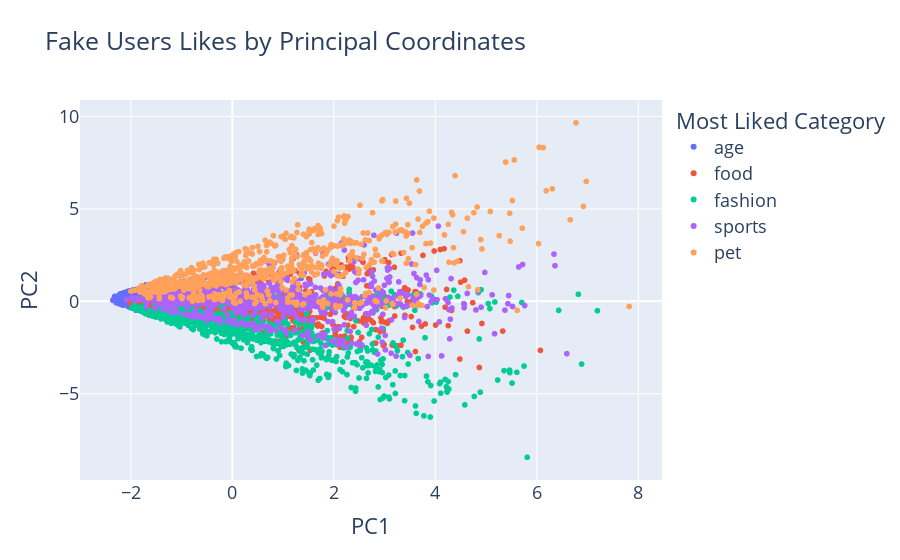

Notebook cell for this chart:
### Code cell
import pandas as pd
import numpy as np
import plotly.express as px
from sklearn.preprocessing import StandardScaler
from sklearn.cluster import KMeans
from sklearn.decomposition import PCA

df2 = df.drop(['age', 'age_group', 'Top Likes', 'sports', 'fashion', 'food', 'pet'], axis = 1)
scaler = StandardScaler()
df3 = scaler.fit_transform(df2)
pca = PCA(n_components=22)
components = pca.fit_transform(df3)

fig = px.scatter(components, x=0, y=1, color=df['Top Likes'],
                title="Fake Users Likes by Principal Coordinates")

fig.update_layout(
    xaxis_title="PC1",
    yaxis_title="PC2",
    legend_title="Most Liked Category",
    font=dict(
        size=18
    )
)
fig.show()

### Figure 1 — Plotly figure (JSON) as saved in the notebook; plotly's stock layout.template omitted (floating-point values rounded to 4 significant figures; data arrays with more than 128 entries replaced by an {"elided": "..."} marker saying what was removed)
{"data": [{"hovertemplate": "color=age<br>0=%{x}<br>1=%{y}<extra></extra>", "legendgroup": "age", "marker": {"color": "#636efa", "symbol": "circle"}, "mode": "markers", "name": "age", "showlegend": true, "type": "scattergl", "x": {"elided": "1443 float values"}, "xaxis": "x", "y": {"elided": "1443 float values"}, "yaxis": "y"}, {"hovertemplate": "color=food<br>0=%{x}<br>1=%{y}<extra></extra>", "legendgroup": "food", "marker": {"color": "#EF553B", "symbol": "circle"}, "mode": "markers", "name": "food", "showlegend": true, "type": "scattergl", "x": {"elided": "788 float values"}, "xaxis": "x", "y": {"elided": "788 float values"}, "yaxis": "y"}, {"hovertemplate": "color=fashion<br>0=%{x}<br>1=%{y}<extra></extra>", "legendgroup": "fashion", "marker": {"color": "#00cc96", "symbol": "circle"}, "mode": "markers", "name": "fashion", "showlegend": true, "type": "scattergl", "x": {"elided": "894 float values"}, "xaxis": "x", "y": {"elided": "894 float values"}, "yaxis": "y"}, {"hovertemplate": "color=sports<br>0=%{x}<br>1=%{y}<extra></extra>", "legendgroup": "sports", "marker": {"color": "#ab63fa", "symbol": "circle"}, "mode": "markers", "name": "sports", "showlegend": true, "type": "scattergl", "x": {"elided": "1017 float values"}, "xaxis": "x", "y": {"elided": "1017 float values"}, "yaxis": "y"}, {"hovertemplate": "color=pet<br>0=%{x}<br>1=%{y}<extra></extra>", "legendgroup": "pet", "marker": {"color": "#FFA15A", "symbol": "circle"}, "mode": "markers", "name": "pet", "showlegend": true, "type": "scattergl", "x": {"elided": "718 float values"}, "xaxis": "x", "y": {"elided": "718 float values"}, "yaxis": "y"}], "layout": {"font": {"size": 18}, "legend": {"title": {"text": "Most Liked Category"}, "tracegroupgap": 0}, "title": {"text": "Fake Users Likes by Principal Coordinates"}, "xaxis": {"anchor": "y", "domain": [0, 1], "title": {"text": "PC1"}}, "yaxis": {"anchor": "x", "domain": [0, 1], "title": {"text": "PC2"}}}}
